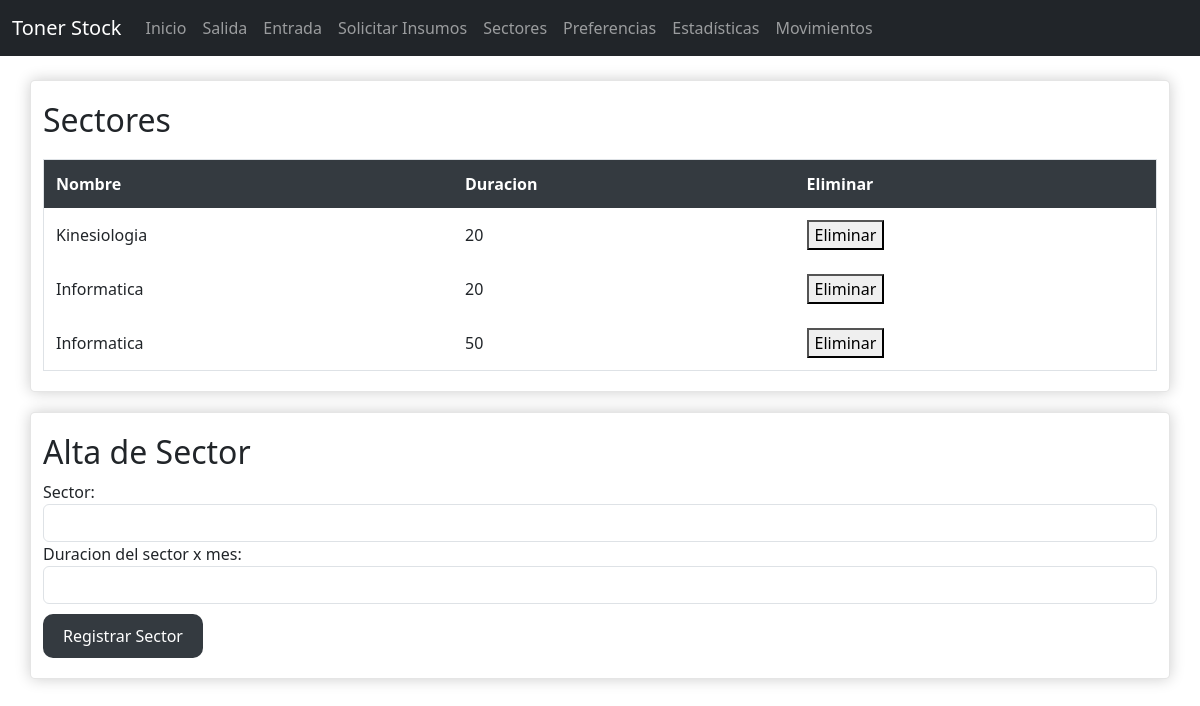
The page /sectores on the database as committed earlier.
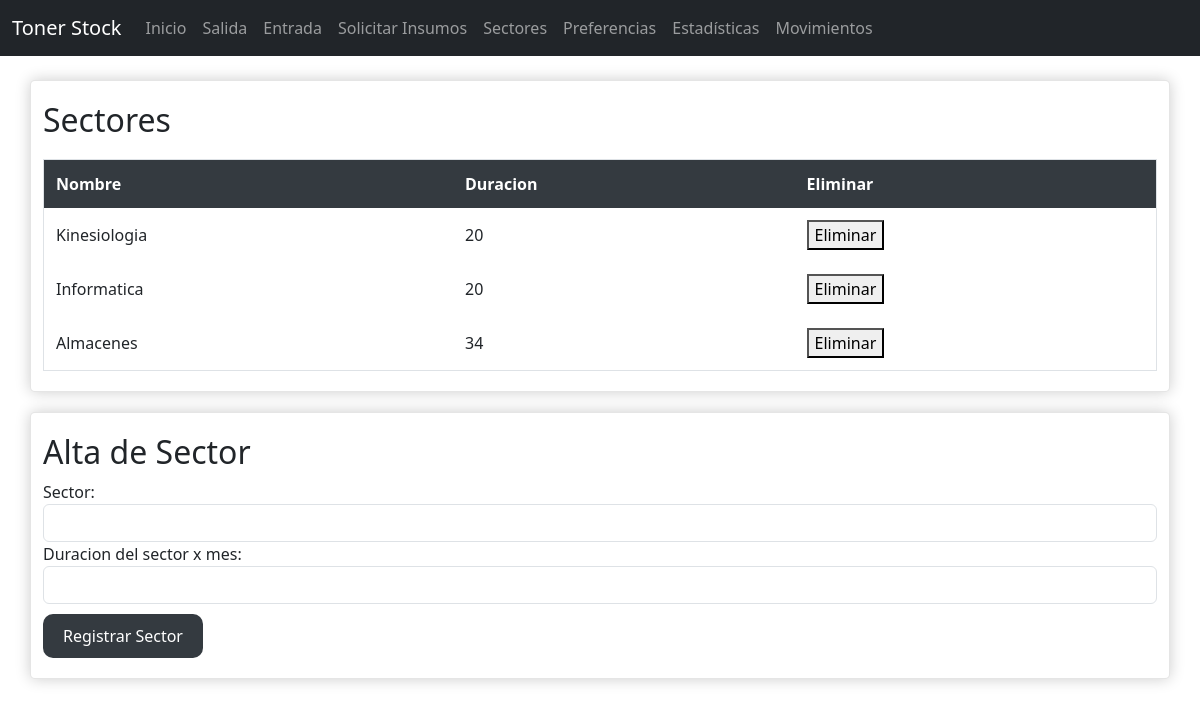
The same page on the database as committed later.
### src/models.py (models this page shows)
class Sector(db.Model):
    id = db.Column(db.Integer, primary_key=True)
    nombre = db.Column(db.String(64), unique=True, nullable=False)
    duracion_predefinida = db.Column(db.Integer, nullable=False)

### src/app.py (the view)
@app.route('/sectores')
def sectores():
    return render_template('sectores.html', sectores = all_sectors())

### src/controlers/sectorcontroler.py (called while the page is built)
def all_sectors():
    return Sector.query.all()

### src/templates/sectores.html (shortened to what this page needs)
{% extends "base.html" %}
{% block content %}
<div class="container">
    <h2>Sectores</h2>
    <table>
        <thead>
            <tr>
                <th>Nombre</th>
                <th>Duracion</th>
                <th>Eliminar</th>
            </tr>
        </thead>
        <tbody>
            {% for sector in sectores %}
            <tr>
                <td>{{ sector.nombre }}</td>
                <td>{{ sector.duracion_predefinida }}</td>
                <td>
                    <form action="{{ url_for('delete_sector', sector_id = sector.id) }}" method="post">
                        <button type="submit">Eliminar</button>
                    </form>
                </td>
            </tr>
            {% endfor %}
        </tbody>
    </table>
</div>
<div class="container">
    <h2>Alta de Sector</h2>
        <form action="{{ url_for('alta_sector') }}" method="post">
            <div class="form-group">
                <label for="sector_name">Sector:</label>
                <input type="text" name="sector_name" id="sector_name" class="form-control">
            </div>
            <div class="form-group">
                <label for="duracion_predefinida">Duracion del sector x mes:</label>
                <input type="number" name="duracion_predefinida" id="duracion_predefinida" class="form-control">
            </div>
            <button type="submit" class="btn btn-dark">Registrar Sector</button>
        </form>
</div>
{% endblock %}

### src/templates/base.html (shortened to what this page needs)
<!DOCTYPE html>
<html lang="es">
<head>
    <link rel="stylesheet" href="{{ url_for('static', filename='style.css') }}">
    <link href="https://cdn.jsdelivr.net/npm/bootstrap@5.3.0/dist/css/bootstrap.min.css" rel="stylesheet">
</head>
<body>
<nav class="navbar navbar-expand-lg navbar-dark bg-dark">
    <div class="container-fluid">
        <a class="navbar-brand" href="#">Toner Stock</a>
        <div class="collapse navbar-collapse" id="navbarNav">
            <ul class="navbar-nav">
                <li class="nav-item">
                    <a class="nav-link" href="{{ url_for('index') }}">Inicio</a>
                </li>
                <li class="nav-item">
                    <a class="nav-link" href="{{ url_for('salida_insumo') }}">Salida</a>
                </li>
                <li class="nav-item">
                    <a class="nav-link" href="{{ url_for('entrada_insumo') }}">Entrada</a>
                </li>
                <li class="nav-item">
                    <a class="nav-link" href="{{ url_for('solicitar_insumos') }}">Solicitar Insumos</a>
                </li>
                <li class="nav-item">
                    <a class="nav-link" href="{{ url_for('sectores') }}">Sectores</a>
                </li>
                <li class="nav-item">
                    <a class="nav-link" href="{{ url_for('preferences') }}">Preferencias</a>
                </li>
                <li class="nav-item">
                    <a class="nav-link" href="{{ url_for('statistics') }}">Estadísticas</a>
                </li>
                <li class="nav-item">
                    <a class="nav-link" href="{{ url_for('movements') }}">Movimientos</a>
                </li>
            </ul>
        </div>
    </div>
</nav>
<div class="mt-4">
    {% block content %}{% endblock %}
</div>
</body>
</html>

### src/static/style.css (style rules this page uses)
body { background-color: #f8f9fa; font-family: Arial, sans-serif; color: #343a40; }
.container { margin-top: 20px; padding: 20px; background-color: #ffffff; border-radius: 5px; box-shadow: 0 0 15px rgba(0, 0, 0, 0.2); border: 1px solid rgba(0, 0, 0, 0.1); }
h2 { color: #343a40; margin-bottom: 20px; }
table { width: 100%; margin-top: 20px; border-collapse: collapse; }
table, th, td { border: 1px solid #dee2e6; }
th, td { padding: 12px; text-align: left; }
th { background-color: #343a40; color: white; }
.btn.btn-dark { background-color: #343a40; color: white; padding: 10px 20px; border: none; border-radius: 10px; cursor: pointer; margin-top: 10px; }
.navbar { margin-bottom: 20px; }

Rows that differ between the two databases and show on the page:
changed Sector: nombre "Informatica" → "Almacenes"; duracion_predefinida "50" → "34"
